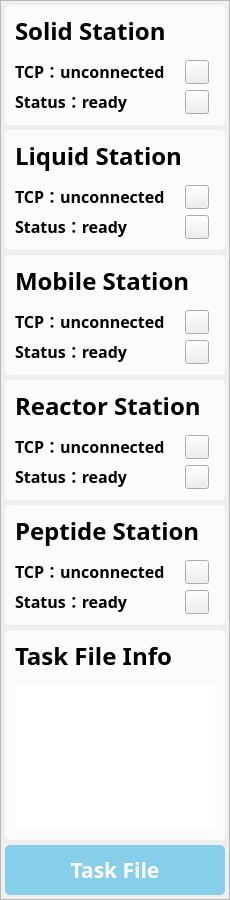
   <widget class="QFrame" name="frame">
    <property name="geometry">
     <rect>
      <x>0</x>
      <y>0</y>
      <width>230</width>
      <height>900</height>
     </rect>
    </property>
    <property name="font">
     <font>
      <strikeout>false</strikeout>
     </font>
    </property>
    <property name="styleSheet">
     <string notr="true">QFrame#frame {
border-radius: 5px; /* Set rounded corners */
background-color: #ecedee; /* Set background color */
}</string>
    </property>
    <property name="frameShape">
     <enum>QFrame::StyledPanel</enum>
    </property>
    <property name="frameShadow">
     <enum>QFrame::Raised</enum>
    </property>
    <widget class="QFrame" name="frame_10">
     <property name="geometry">
      <rect>
       <x>5</x>
       <y>505</y>
       <width>220</width>
       <height>120</height>
      </rect>
     </property>
     <property name="font">
      <font>
       <strikeout>false</strikeout>
      </font>
     </property>
     <property name="styleSheet">
      <string notr="true">/* QLabel Default style */
QLabel {
    color:  #000000; /* Text color */
    font-size: 16px; /* Font size */
    border-radius: 5px; /* Rounded corners */
}
QFrame#frame_10 {
	background-color: #fbfbfc; /* Set background color */
	border-radius: 5px;
}</string>
     </property>
     <property name="frameShape">
      <enum>QFrame::NoFrame</enum>
     </property>
     <property name="frameShadow">
      <enum>QFrame::Raised</enum>
     </property>
     <widget class="QLabel" name="label_12">
      <property name="geometry">
       <rect>
        <x>10</x>
        <y>10</y>
        <width>220</width>
        <height>32</height>
       </rect>
      </property>
      <property name="sizePolicy">
       <sizepolicy hsizetype="Preferred" vsizetype="Preferred">
        <horstretch>0</horstretch>
        <verstretch>0</verstretch>
       </sizepolicy>
      </property>
      <property name="minimumSize">
       <size>
        <width>220</width>
        <height>0</height>
       </size>
      </property>
      <property name="maximumSize">
       <size>
        <width>220</width>
        <height>16777215</height>
       </size>
      </property>
      <property name="font">
       <font>
        <family>Microsoft YaHei</family>
        <pointsize>-1</pointsize>
        <weight>75</weight>
        <italic>false</italic>
        <bold>true</bold>
        <strikeout>false</strikeout>
       </font>
      </property>
      <property name="styleSheet">
       <string notr="true">/* QLabel Default style */
QLabel#label_12
 {
    color: #000000; /* Text color */
    font-size: 24px; /* Font size */
    border-radius: 5px; /* Rounded corners */
}</string>
      </property>
      <property name="text">
       <string>Peptide Station</string>
      </property>
     </widget>
     <widget class="QLabel" name="label_78">
      <property name="geometry">
       <rect>
        <x>10</x>
        <y>80</y>
        <width>220</width>
        <height>32</height>
       </rect>
      </property>
      <property name="sizePolicy">
       <sizepolicy hsizetype="Preferred" vsizetype="Preferred">
        <horstretch>0</horstretch>
        <verstretch>0</verstretch>
       </sizepolicy>
      </property>
      <property name="minimumSize">
       <size>
        <width>220</width>
        <height>0</height>
       </size>
      </property>
      <property name="maximumSize">
       <size>
        <width>220</width>
        <height>16777215</height>
       </size>
      </property>
      <property name="font">
       <font>
        <family>Microsoft YaHei</family>
        <pointsize>-1</pointsize>
        <weight>75</weight>
        <italic>false</italic>
        <bold>true</bold>
        <underline>false</underline>
        <strikeout>false</strikeout>
       </font>
      </property>
      <property name="text">
       <string>Status：ready</string>
      </property>
      <property name="textFormat">
       <enum>Qt::AutoText</enum>
      </property>
      <property name="alignment">
       <set>Qt::AlignLeading|Qt::AlignLeft|Qt::AlignVCenter</set>
      </property>
     </widget>
     <widget class="QLabel" name="label_79">
      <property name="geometry">
       <rect>
        <x>10</x>
        <y>50</y>
        <width>220</width>
        <height>32</height>
       </rect>
      </property>
      <property name="sizePolicy">
       <sizepolicy hsizetype="Preferred" vsizetype="Preferred">
        <horstretch>0</horstretch>
        <verstretch>0</verstretch>
       </sizepolicy>
      </property>
      <property name="minimumSize">
       <size>
        <width>220</width>
        <height>0</height>
       </size>
      </property>
      <property name="maximumSize">
       <size>
        <width>220</width>
        <height>16777215</height>
       </size>
      </property>
      <property name="font">
       <font>
        <family>Microsoft YaHei</family>
        <pointsize>-1</pointsize>
        <weight>75</weight>
        <italic>false</italic>
        <bold>true</bold>
        <underline>false</underline>
        <strikeout>false</strikeout>
       </font>
      </property>
      <property name="text">
       <string>TCP：unconnected</string>
      </property>
      <property name="textFormat">
       <enum>Qt::AutoText</enum>
      </property>
      <property name="alignment">
       <set>Qt::AlignLeading|Qt::AlignLeft|Qt::AlignVCenter</set>
      </property>
     </widget>
     <widget class="QPushButton" name="s5">
      <property name="geometry">
       <rect>
        <x>180</x>
        <y>85</y>
        <width>24</width>
        <height>24</height>
       </rect>
      </property>
      <property name="text">
       <string/>
      </property>
      <property name="icon">
       <iconset>
        <normaloff>icon/info.png</normaloff>icon/info.png</iconset>
      </property>
     </widget>
     <widget class="QPushButton" name="t5">
      <property name="geometry">
       <rect>
        <x>180</x>
        <y>55</y>
        <width>24</width>
        <height>24</height>
       </rect>
      </property>
      <property name="text">
       <string/>
      </property>
      <property name="icon">
       <iconset>
        <normaloff>icon/setting.png</normaloff>icon/setting.png</iconset>
      </property>
     </widget>
    </widget>
    <widget class="QFrame" name="frame_7">
     <property name="geometry">
      <rect>
       <x>5</x>
       <y>130</y>
       <width>220</width>
       <height>120</height>
      </rect>
     </property>
     <property name="font">
      <font>
       <strikeout>false</strikeout>
      </font>
     </property>
     <property name="styleSheet">
      <string notr="true">/* QLabel Default style */
QLabel {
    color:  #000000; /* Text color */
    font-size: 16px; /* Font size */
    border-radius: 5px; /* Rounded corners */
}
QFrame#frame_7 {
	background-color: #fbfbfc; /* Set background color */
	border-radius: 5px;
}</string>
     </property>
     <property name="frameShape">
      <enum>QFrame::StyledPanel</enum>
     </property>
     <property name="frameShadow">
      <enum>QFrame::Raised</enum>
     </property>
     <widget class="QLabel" name="label_6">
      <property name="geometry">
       <rect>
        <x>10</x>
        <y>10</y>
        <width>220</width>
        <height>32</height>
       </rect>
      </property>
      <property name="sizePolicy">
       <sizepolicy hsizetype="Preferred" vsizetype="Preferred">
        <horstretch>0</horstretch>
        <verstretch>0</verstretch>
       </sizepolicy>
      </property>
      <property name="minimumSize">
       <size>
        <width>220</width>
        <height>0</height>
       </size>
      </property>
      <property name="maximumSize">
       <size>
        <width>220</width>
        <height>16777215</height>
       </size>
      </property>
      <property name="font">
       <font>
        <family>Microsoft YaHei</family>
        <pointsize>-1</pointsize>
        <weight>75</weight>
        <italic>false</italic>
        <bold>true</bold>
        <strikeout>false</strikeout>
       </font>
      </property>
      <property name="styleSheet">
       <string notr="true">/* QLabel Default style */
QLabel#label_6
 {
    color: #000000; /* Text color */
    font-size: 24px; /* Font size */
    border-radius: 5px; /* Rounded corners */
}</string>
      </property>
      <property name="text">
       <string>Liquid Station</string>
      </property>
     </widget>
     <widget class="QLabel" name="label_22">
      <property name="geometry">
       <rect>
        <x>10</x>
        <y>80</y>
        <width>220</width>
        <height>32</height>
       </rect>
      </property>
      <property name="sizePolicy">
       <sizepolicy hsizetype="Preferred" vsizetype="Preferred">
        <horstretch>0</horstretch>
        <verstretch>0</verstretch>
       </sizepolicy>
      </property>
      <property name="minimumSize">
       <size>
        <width>220</width>
        <height>0</height>
       </size>
      </property>
      <property name="maximumSize">
       <size>
        <width>220</width>
        <height>16777215</height>
       </size>
      </property>
      <property name="font">
       <font>
        <family>Microsoft YaHei</family>
        <pointsize>-1</pointsize>
        <weight>75</weight>
        <italic>false</italic>
        <bold>true</bold>
        <underline>false</underline>
        <strikeout>false</strikeout>
       </font>
      </property>
      <property name="text">
       <string>Status：ready</string>
      </property>
      <property name="textFormat">
       <enum>Qt::AutoText</enum>
      </property>
      <property name="alignment">
       <set>Qt::AlignLeading|Qt::AlignLeft|Qt::AlignVCenter</set>
      </property>
     </widget>
     <widget class="QLabel" name="label_23">
      <property name="geometry">
       <rect>
        <x>10</x>
        <y>50</y>
        <width>220</width>
        <height>32</height>
       </rect>
      </property>
      <property name="sizePolicy">
       <sizepolicy hsizetype="Preferred" vsizetype="Preferred">
        <horstretch>0</horstretch>
        <verstretch>0</verstretch>
       </sizepolicy>
      </property>
      <property name="minimumSize">
       <size>
        <width>220</width>
        <height>0</height>
       </size>
      </property>
      <property name="maximumSize">
       <size>
        <width>220</width>
        <height>16777215</height>
       </size>
      </property>
      <property name="font">
       <font>
        <family>Microsoft YaHei</family>
        <pointsize>-1</pointsize>
        <weight>75</weight>
        <italic>false</italic>
        <bold>true</bold>
        <underline>false</underline>
        <strikeout>false</strikeout>
       </font>
      </property>
      <property name="text">
       <string>TCP：unconnected</string>
      </property>
      <property name="textFormat">
       <enum>Qt::AutoText</enum>
      </property>
      <property name="alignment">
       <set>Qt::AlignLeading|Qt::AlignLeft|Qt::AlignVCenter</set>
      </property>
     </widget>
     <widget class="QPushButton" name="s2">
      <property name="geometry">
       <rect>
        <x>180</x>
        <y>85</y>
        <width>24</width>
        <height>24</height>
       </rect>
      </property>
      <property name="text">
       <string/>
      </property>
      <property name="icon">
       <iconset>
        <normaloff>icon/info.png</normaloff>icon/info.png</iconset>
      </property>
     </widget>
     <widget class="QPushButton" name="t2">
      <property name="geometry">
       <rect>
        <x>180</x>
        <y>55</y>
        <width>24</width>
        <height>24</height>
       </rect>
      </property>
      <property name="text">
       <string/>
      </property>
      <property name="icon">
       <iconset>
        <normaloff>icon/setting.png</normaloff>icon/setting.png</iconset>
      </property>
     </widget>
    </widget>
    <widget class="QFrame" name="frame_9">
     <property name="geometry">
      <rect>
       <x>5</x>
       <y>380</y>
       <width>220</width>
       <height>120</height>
      </rect>
     </property>
     <property name="font">
      <font>
       <strikeout>false</strikeout>
      </font>
     </property>
     <property name="styleSheet">
      <string notr="true">/* QLabel Default style */
QLabel {
    color:  #000000; /* Text color */
    font-size: 16px; /* Font size */
    border-radius: 5px; /* Rounded corners */
}
QFrame#frame_9 {
	background-color: #fbfbfc; /* Set background color */
	border-radius: 5px;
}</string>
     </property>
     <property name="frameShape">
      <enum>QFrame::StyledPanel</enum>
     </property>
     <property name="frameShadow">
      <enum>QFrame::Raised</enum>
     </property>
     <widget class="QLabel" name="label_11">
      <property name="geometry">
       <rect>
        <x>10</x>
        <y>10</y>
        <width>220</width>
        <height>32</height>
       </rect>
      </property>
      <property name="sizePolicy">
       <sizepolicy hsizetype="Preferred" vsizetype="Preferred">
        <horstretch>0</horstretch>
        <verstretch>0</verstretch>
       </sizepolicy>
      </property>
      <property name="minimumSize">
       <size>
        <width>220</width>
        <height>0</height>
       </size>
      </property>
      <property name="maximumSize">
       <size>
        <width>220</width>
        <height>16777215</height>
       </size>
      </property>
      <property name="font">
       <font>
        <family>Microsoft YaHei</family>
        <pointsize>-1</pointsize>
        <weight>75</weight>
        <italic>false</italic>
        <bold>true</bold>
        <strikeout>false</strikeout>
       </font>
      </property>
      <property name="styleSheet">
       <string notr="true">/* QLabel Default style */
QLabel#label_11
 {
    color: #000000; /* Text color */
    font-size: 24px; /* Font size */
    border-radius: 5px; /* Rounded corners */
}</string>
      </property>
      <property name="text">
       <string>Reactor Station</string>
      </property>
     </widget>
     <widget class="QLabel" name="label_26">
      <property name="geometry">
       <rect>
        <x>10</x>
        <y>80</y>
        <width>220</width>
        <height>32</height>
       </rect>
      </property>
      <property name="sizePolicy">
       <sizepolicy hsizetype="Preferred" vsizetype="Preferred">
        <horstretch>0</horstretch>
        <verstretch>0</verstretch>
       </sizepolicy>
      </property>
      <property name="minimumSize">
       <size>
        <width>220</width>
        <height>0</height>
       </size>
      </property>
      <property name="maximumSize">
       <size>
        <width>220</width>
        <height>16777215</height>
       </size>
      </property>
      <property name="font">
       <font>
        <family>Microsoft YaHei</family>
        <pointsize>-1</pointsize>
        <weight>75</weight>
        <italic>false</italic>
        <bold>true</bold>
        <underline>false</underline>
        <strikeout>false</strikeout>
       </font>
      </property>
      <property name="text">
       <string>Status：ready</string>
      </property>
      <property name="textFormat">
       <enum>Qt::AutoText</enum>
      </property>
      <property name="alignment">
       <set>Qt::AlignLeading|Qt::AlignLeft|Qt::AlignVCenter</set>
      </property>
     </widget>
     <widget class="QLabel" name="label_41">
      <property name="geometry">
       <rect>
        <x>10</x>
        <y>50</y>
        <width>220</width>
        <height>32</height>
       </rect>
      </property>
      <property name="sizePolicy">
       <sizepolicy hsizetype="Preferred" vsizetype="Preferred">
        <horstretch>0</horstretch>
        <verstretch>0</verstretch>
       </sizepolicy>
      </property>
      <property name="minimumSize">
       <size>
        <width>220</width>
        <height>0</height>
       </size>
      </property>
      <property name="maximumSize">
       <size>
        <width>220</width>
        <height>16777215</height>
       </size>
      </property>
      <property name="font">
       <font>
        <family>Microsoft YaHei</family>
        <pointsize>-1</pointsize>
        <weight>75</weight>
        <italic>false</italic>
        <bold>true</bold>
        <underline>false</underline>
        <strikeout>false</strikeout>
       </font>
      </property>
      <property name="text">
       <string>TCP：unconnected</string>
      </property>
      <property name="textFormat">
       <enum>Qt::AutoText</enum>
      </property>
      <property name="alignment">
       <set>Qt::AlignLeading|Qt::AlignLeft|Qt::AlignVCenter</set>
      </property>
     </widget>
     <widget class="QPushButton" name="s4">
      <property name="geometry">
       <rect>
        <x>180</x>
        <y>85</y>
        <width>24</width>
        <height>24</height>
       </rect>
      </property>
      <property name="text">
       <string/>
      </property>
      <property name="icon">
       <iconset>
        <normaloff>icon/info.png</normaloff>icon/info.png</iconset>
      </property>
     </widget>
     <widget class="QPushButton" name="t4">
      <property name="geometry">
       <rect>
        <x>180</x>
        <y>55</y>
        <width>24</width>
        <height>24</height>
       </rect>
      </property>
      <property name="text">
       <string/>
      </property>
      <property name="icon">
       <iconset>
        <normaloff>icon/setting.png</normaloff>icon/setting.png</iconset>
      </property>
     </widget>
    </widget>
    <widget class="QFrame" name="frame_4">
     <property name="geometry">
      <rect>
       <x>5</x>
       <y>255</y>
       <width>220</width>
       <height>120</height>
      </rect>
     </property>
     <property name="font">
      <font>
       <strikeout>false</strikeout>
      </font>
     </property>
     <property name="styleSheet">
      <string notr="true">/* QLabel Default style */
QLabel {
    color:  #000000; /* Text color */
    font-size: 16px; /* Font size */
    border-radius: 5px; /* Rounded corners */
}
QFrame#frame_4 {
	background-color: #fbfbfc; /* Set background color */
	border-radius: 5px;
}</string>
     </property>
     <property name="frameShape">
      <enum>QFrame::StyledPanel</enum>
     </property>
     <property name="frameShadow">
      <enum>QFrame::Raised</enum>
     </property>
     <widget class="QLabel" name="label_3">
      <property name="geometry">
       <rect>
        <x>10</x>
        <y>10</y>
        <width>220</width>
        <height>32</height>
       </rect>
      </property>
      <property name="sizePolicy">
       <sizepolicy hsizetype="Preferred" vsizetype="Preferred">
        <horstretch>0</horstretch>
        <verstretch>0</verstretch>
       </sizepolicy>
      </property>
      <property name="minimumSize">
       <size>
        <width>220</width>
        <height>0</height>
       </size>
      </property>
      <property name="maximumSize">
       <size>
        <width>220</width>
        <height>16777215</height>
       </size>
      </property>
      <property name="font">
       <font>
        <family>Microsoft YaHei</family>
        <pointsize>-1</pointsize>
        <weight>75</weight>
        <italic>false</italic>
        <bold>true</bold>
        <strikeout>false</strikeout>
       </font>
      </property>
      <property name="styleSheet">
       <string notr="true">/* QLabel Default style */
QLabel#label_3
 {
    color: #000000; /* Text color */
    font-size: 24px; /* Font size */
    border-radius: 5px; /* Rounded corners */
}</string>
      </property>
      <property name="text">
       <string>Mobile Station</string>
      </property>
     </widget>
     <widget class="QLabel" name="label_24">
      <property name="geometry">
       <rect>
        <x>10</x>
        <y>50</y>
        <width>220</width>
        <height>32</height>
       </rect>
      </property>
      <property name="sizePolicy">
       <sizepolicy hsizetype="Preferred" vsizetype="Preferred">
        <horstretch>0</horstretch>
        <verstretch>0</verstretch>
       </sizepolicy>
      </property>
      <property name="minimumSize">
       <size>
        <width>220</width>
        <height>0</height>
       </size>
      </property>
      <property name="maximumSize">
       <size>
        <width>220</width>
        <height>16777215</height>
       </size>
      </property>
      <property name="font">
       <font>
        <family>Microsoft YaHei</family>
        <pointsize>-1</pointsize>
        <weight>75</weight>
        <italic>false</italic>
        <bold>true</bold>
        <underline>false</underline>
        <strikeout>false</strikeout>
       </font>
      </property>
      <property name="text">
       <string>TCP：unconnected</string>
      </property>
      <property name="textFormat">
       <enum>Qt::AutoText</enum>
      </property>
      <property name="alignment">
       <set>Qt::AlignLeading|Qt::AlignLeft|Qt::AlignVCenter</set>
      </property>
     </widget>
     <widget class="QLabel" name="label_25">
      <property name="geometry">
       <rect>
        <x>10</x>
        <y>80</y>
        <width>220</width>
        <height>32</height>
       </rect>
      </property>
      <property name="sizePolicy">
       <sizepolicy hsizetype="Preferred" vsizetype="Preferred">
        <horstretch>0</horstretch>
        <verstretch>0</verstretch>
       </sizepolicy>
      </property>
      <property name="minimumSize">
       <size>
        <width>220</width>
        <height>0</height>
       </size>
      </property>
      <property name="maximumSize">
       <size>
        <width>220</width>
        <height>16777215</height>
       </size>
      </property>
      <property name="font">
       <font>
        <family>Microsoft YaHei</family>
        <pointsize>-1</pointsize>
        <weight>75</weight>
        <italic>false</italic>
        <bold>true</bold>
        <underline>false</underline>
        <strikeout>false</strikeout>
       </font>
      </property>
      <property name="text">
       <string>Status：ready</string>
      </property>
      <property name="textFormat">
       <enum>Qt::AutoText</enum>
      </property>
      <property name="alignment">
       <set>Qt::AlignLeading|Qt::AlignLeft|Qt::AlignVCenter</set>
      </property>
     </widget>
     <widget class="QPushButton" name="s3">
      <property name="geometry">
       <rect>
        <x>180</x>
        <y>85</y>
        <width>24</width>
        <height>24</height>
       </rect>
      </property>
      <property name="text">
       <string/>
      </property>
      <property name="icon">
       <iconset>
        <normaloff>icon/info.png</normaloff>icon/info.png</iconset>
      </property>
     </widget>
     <widget class="QPushButton" name="t3">
      <property name="geometry">
       <rect>
        <x>180</x>
        <y>55</y>
        <width>24</width>
        <height>24</height>
       </rect>
      </property>
      <property name="text">
       <string/>
      </property>
      <property name="icon">
       <iconset>
        <normaloff>icon/setting.png</normaloff>icon/setting.png</iconset>
      </property>
     </widget>
    </widget>
    <widget class="QFrame" name="frame_8">
     <property name="geometry">
      <rect>
       <x>5</x>
       <y>5</y>
       <width>220</width>
       <height>120</height>
      </rect>
     </property>
     <property name="font">
      <font>
       <underline>false</underline>
       <strikeout>false</strikeout>
      </font>
     </property>
     <property name="styleSheet">
      <string notr="true">/* QLabel Default style */
QLabel {
    color:  #000000; /* Text color */
    font-size: 16px; /* Font size */
    border-radius: 5px; /* Rounded corners */
}
QFrame#frame_8 {
	background-color: #fbfbfc; /* Set background color */
	border-radius: 5px;
}</string>
     </property>
     <property name="frameShape">
      <enum>QFrame::StyledPanel</enum>
     </property>
     <property name="frameShadow">
      <enum>QFrame::Raised</enum>
     </property>
     <widget class="QLabel" name="label_8">
      <property name="geometry">
       <rect>
        <x>10</x>
        <y>10</y>
        <width>220</width>
        <height>32</height>
       </rect>
      </property>
      <property name="sizePolicy">
       <sizepolicy hsizetype="Preferred" vsizetype="Preferred">
        <horstretch>0</horstretch>
        <verstretch>0</verstretch>
       </sizepolicy>
      </property>
      <property name="minimumSize">
       <size>
        <width>220</width>
        <height>0</height>
       </size>
      </property>
      <property name="maximumSize">
       <size>
        <width>220</width>
        <height>16777215</height>
       </size>
      </property>
      <property name="font">
       <font>
        <family>Microsoft YaHei</family>
        <pointsize>-1</pointsize>
        <weight>75</weight>
        <italic>false</italic>
        <bold>true</bold>
        <strikeout>false</strikeout>
       </font>
      </property>
      <property name="styleSheet">
       <string notr="true">/* QLabel Default style */
QLabel#label_8 {
    color: #000000; /* Text color */
    font-size: 24px; /* Font size */
    border-radius: 5px; /* Rounded corners */
}</string>
      </property>
      <property name="text">
       <string>Solid Station</string>
      </property>
     </widget>
     <widget class="QLabel" name="label_15">
      <property name="geometry">
       <rect>
        <x>10</x>
        <y>50</y>
        <width>220</width>
        <height>32</height>
       </rect>
      </property>
      <property name="sizePolicy">
       <sizepolicy hsizetype="Preferred" vsizetype="Preferred">
        <horstretch>0</horstretch>
        <verstretch>0</verstretch>
       </sizepolicy>
      </property>
      <property name="minimumSize">
       <size>
        <width>220</width>
        <height>0</height>
       </size>
      </property>
      <property name="maximumSize">
       <size>
        <width>220</width>
        <height>16777215</height>
       </size>
      </property>
      <property name="font">
       <font>
        <family>Microsoft YaHei</family>
        <pointsize>-1</pointsize>
        <weight>75</weight>
        <italic>false</italic>
        <bold>true</bold>
        <underline>false</underline>
        <strikeout>false</strikeout>
       </font>
      </property>
      <property name="text">
       <string>TCP：unconnected</string>
      </property>
      <property name="textFormat">
       <enum>Qt::AutoText</enum>
      </property>
      <property name="alignment">
       <set>Qt::AlignLeading|Qt::AlignLeft|Qt::AlignVCenter</set>
      </property>
     </widget>
     <widget class="QLabel" name="label_21">
      <property name="geometry">
       <rect>
        <x>10</x>
        <y>80</y>
        <width>220</width>
        <height>32</height>
       </rect>
      </property>
      <property name="sizePolicy">
       <sizepolicy hsizetype="Preferred" vsizetype="Preferred">
        <horstretch>0</horstretch>
        <verstretch>0</verstretch>
       </sizepolicy>
      </property>
      <property name="minimumSize">
       <size>
        <width>220</width>
        <height>0</height>
       </size>
      </property>
      <property name="maximumSize">
       <size>
        <width>220</width>
        <height>16777215</height>
       </size>
      </property>
      <property name="font">
       <font>
        <family>Microsoft YaHei</family>
        <pointsize>-1</pointsize>
        <weight>75</weight>
        <italic>false</italic>
        <bold>true</bold>
        <underline>false</underline>
        <strikeout>false</strikeout>
       </font>
      </property>
      <property name="text">
       <string>Status：ready</string>
      </property>
      <property name="textFormat">
       <enum>Qt::AutoText</enum>
      </property>
      <property name="alignment">
       <set>Qt::AlignLeading|Qt::AlignLeft|Qt::AlignVCenter</set>
      </property>
     </widget>
     <widget class="QPushButton" name="t1">
      <property name="geometry">
       <rect>
        <x>180</x>
        <y>55</y>
        <width>24</width>
        <height>24</height>
       </rect>
      </property>
      <property name="text">
       <string/>
      </property>
      <property name="icon">
       <iconset>
        <normaloff>icon/setting.png</normaloff>icon/setting.png</iconset>
      </property>
     </widget>
     <widget class="QPushButton" name="s1">
      <property name="geometry">
       <rect>
        <x>180</x>
        <y>85</y>
        <width>24</width>
        <height>24</height>
       </rect>
      </property>
      <property name="text">
       <string/>
      </property>
      <property name="icon">
       <iconset>
        <normaloff>icon/info.png</normaloff>icon/info.png</iconset>
      </property>
     </widget>
    </widget>
    <widget class="QPushButton" name="task_button">
     <property name="geometry">
      <rect>
       <x>5</x>
       <y>845</y>
       <width>220</width>
       <height>50</height>
      </rect>
     </property>
     <property name="sizePolicy">
      <sizepolicy hsizetype="Minimum" vsizetype="Fixed">
       <horstretch>0</horstretch>
       <verstretch>0</verstretch>
      </sizepolicy>
     </property>
     <property name="minimumSize">
      <size>
       <width>220</width>
       <height>50</height>
      </size>
     </property>
     <property name="maximumSize">
      <size>
       <width>220</width>
       <height>50</height>
      </size>
     </property>
     <property name="font">
      <font>
       <family>Microsoft YaHei</family>
       <pointsize>16</pointsize>
       <weight>75</weight>
       <bold>true</bold>
       <strikeout>false</strikeout>
      </font>
     </property>
     <property name="styleSheet">
      <string notr="true">/* QPushButton Default state */
QPushButton {
    background-color: #87CEEB; /* Light blue background */
    color: white; /* White text */
    border: none; /* Remove border */
    padding: 10px; /* Set padding */
    border-radius: 5px; /* Set rounded corners */
}

/* QPushButton Focus state */
QPushButton:focus {
    background-color: #4682B4; /* Medium blue background */
    color: white; /* Focus stateWhite text */
}

/* QPushButton Hover state */
QPushButton:hover {
    background-color: #87CEff; /* Dark blue background */
    color: white; /* Hover stateWhite text */
}

/* QPushButton Pressed state */
QPushButton:pressed {
    background-color: #4A90E2; /* Darker blue background when pressed */
    color: white; /* Pressed stateWhite text */
}</string>
     </property>
     <property name="text">
      <string>Task File</string>
     </property>
     <property name="icon">
      <iconset>
       <normaloff>icon/file.png</normaloff>icon/file.png</iconset>
     </property>
     <property name="iconSize">
      <size>
       <width>25</width>
       <height>25</height>
      </size>
     </property>
     <property name="shortcut">
      <string notr="true"/>
     </property>
     <property name="autoDefault">
      <bool>false</bool>
     </property>
     <property name="default">
      <bool>false</bool>
     </property>
     <property name="flat">
      <bool>false</bool>
     </property>
    </widget>
    <widget class="QFrame" name="frame_11">
     <property name="geometry">
      <rect>
       <x>5</x>
       <y>630</y>
       <width>220</width>
       <height>210</height>
      </rect>
     </property>
     <property name="font">
      <font>
       <strikeout>false</strikeout>
      </font>
     </property>
     <property name="styleSheet">
      <string notr="true">QFrame#frame_11 {
	background-color: #fbfbfc; /* Set background color */
	border-radius: 5px;
}
QLabel {
    color: #000000; /* Text color */
    font-size: 24px; /* Font size */
    border-radius: 5px; /* Rounded corners */
}</string>
     </property>
     <property name="frameShape">
      <enum>QFrame::NoFrame</enum>
     </property>
     <property name="frameShadow">
      <enum>QFrame::Raised</enum>
     </property>
     <widget class="QLabel" name="label_13">
      <property name="geometry">
       <rect>
        <x>10</x>
        <y>10</y>
        <width>220</width>
        <height>32</height>
       </rect>
      </property>
      <property name="sizePolicy">
       <sizepolicy hsizetype="Preferred" vsizetype="Preferred">
        <horstretch>0</horstretch>
        <verstretch>0</verstretch>
       </sizepolicy>
      </property>
      <property name="minimumSize">
       <size>
        <width>220</width>
        <height>0</height>
       </size>
      </property>
      <property name="maximumSize">
       <size>
        <width>220</width>
        <height>16777215</height>
       </size>
      </property>
      <property name="font">
       <font>
        <family>Microsoft YaHei</family>
        <pointsize>-1</pointsize>
        <weight>75</weight>
        <italic>false</italic>
        <bold>true</bold>
        <strikeout>false</strikeout>
       </font>
      </property>
      <property name="styleSheet">
       <string notr="true"/>
      </property>
      <property name="text">
       <string>Task File Info</string>
      </property>
     </widget>
     <widget class="QPlainTextEdit" name="plainTextEdit_2">
      <property name="geometry">
       <rect>
        <x>10</x>
        <y>55</y>
        <width>200</width>
        <height>145</height>
       </rect>
      </property>
      <property name="font">
       <font>
        <family>Microsoft YaHei</family>
        <pointsize>14</pointsize>
        <weight>50</weight>
        <bold>false</bold>
        <strikeout>false</strikeout>
       </font>
      </property>
      <property name="styleSheet">
       <string notr="true">QPlainTextEdit {

    border-radius: 5px; /* Corner radius */
    background-color: #ffffff; /* Background color */
    color: #333333; /* Font color */
}</string>
      </property>
      <property name="readOnly">
       <bool>true</bool>
      </property>
      <property name="plainText">
       <string/>
      </property>
      <property name="overwriteMode">
       <bool>false</bool>
      </property>
     </widget>
    </widget>
   </widget>
